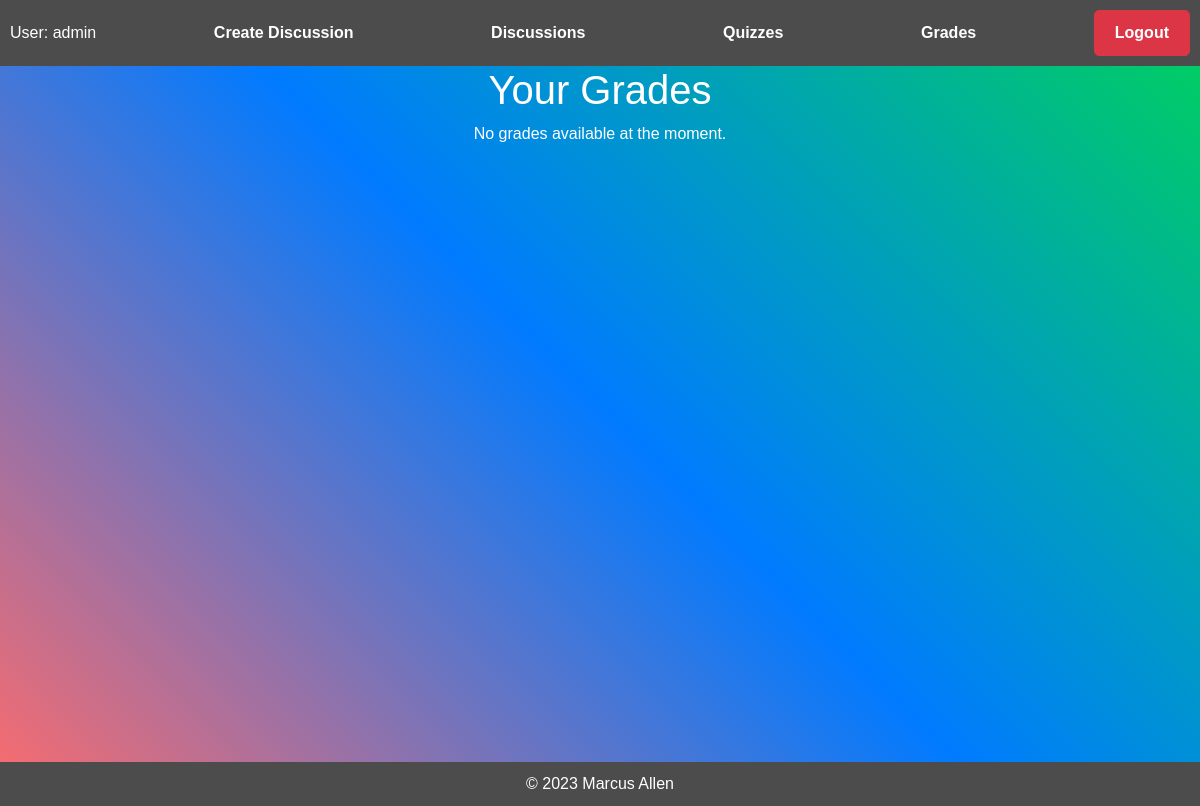
Page /students/grades/ (signed in) on the earlier database version.
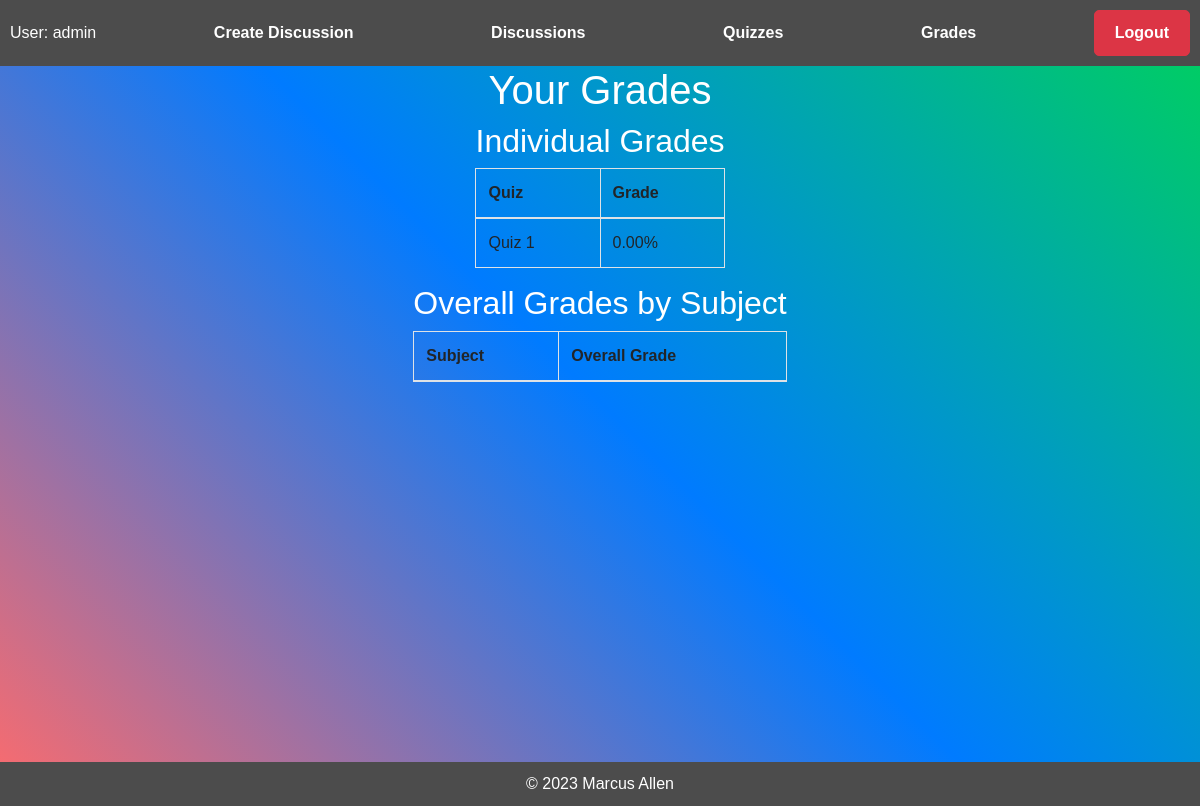
Same page on the later database version.
### teachers/models.py (models this page shows, shortened)
class Grade(models.Model):
    student = models.ForeignKey(User, on_delete=models.CASCADE)
    quiz = models.ForeignKey(Quiz, on_delete=models.CASCADE)
    grade = models.DecimalField(max_digits=5, decimal_places=2, null=True)  # Nullable grade
    submission_attempts = models.PositiveIntegerField(default=0)  # Submission attempts

class Quiz(models.Model):
    title = models.CharField(max_length=255)
    author = models.ForeignKey(User, on_delete=models.CASCADE)
    subject = models.CharField(max_length=255, default="Math")
    question_responses = models.JSONField(default=dict)

### students/views.py (the view)
# urls.py: path('grades/', views.grades, name='grades'),
def grades(request):
    student = request.user
    student_grades = Grade.objects.filter(student=student)
    subjects = student_grades.values_list('quiz__subject', flat=True).distinct()
    grades_by_subject = []
    for subject in subjects:
        quizzes = Quiz.objects.filter(subject=subject)
        subject_grades = student_grades.filter(quiz__subject=subject)
        total_score = subject_grades.aggregate(Avg('grade'))['grade__avg']
        grades_by_subject.append({
            'subject': subject,
            'quizzes': quizzes,
            'average_score': total_score,
        })
    context = {
        'student_grades': student_grades,
        'grades_by_subject': grades_by_subject,
    }
    return render(request, "students/grades.html", context)

### students/templates/students/grades.html (shortened to what this page needs)
{% extends "students/index.html" %}
{% block content %}
<div class="container">
    <h1>Your Grades</h1>
    {% if student_grades %}
        <div class="row">
            <div class="col-md-12">
                <h2>Individual Grades</h2>
                <table class="table table-bordered">
                    <thead>
                        <tr>
                            <th>Quiz</th>
                            <th>Grade</th>
                        </tr>
                    </thead>
                    <tbody>
                        {% for grade in student_grades %}
                            <tr>
                                <td>{{ grade.quiz.title }}</td>
                                <td>{{ grade.grade }}%</td>
                            </tr>
                        {% endfor %}
                    </tbody>
                </table>
            </div>
        </div>
        <div class="row">
            <div class="col-md-12">
                <h2>Overall Grades by Subject</h2>
                <table class="table table-bordered">
                    <thead>
                        <tr>
                            <th>Subject</th>
                            <th>Overall Grade</th>
                        </tr>
                    </thead>
                </table>
            </div>
        </div>
    {% else %}
        <p>No grades available at the moment.</p>
    {% endif %}
</div>
{% endblock %}

### students/templates/students/index.html (shortened to what this page needs)
<!DOCTYPE html>
<html lang="en">
<head>
    {% load static %}
    <link rel="stylesheet" href="{% static 'bootstrap_css.css' %}">
</head>
<body>
    <div class="navbar">
        <div>
            User: {{ request.user }}
        </div>
        <div>
            <a href="{% url 'students:create_discussion' %}" class="cool-link">Create Discussion</a>
        </div>
        <div>
            <a href="{% url 'students:discussions' %}" class="cool-link">Discussions</a>
        </div>
        <div>
            <a href="{% url 'students:quizzes' %}" class="cool-link">Quizzes</a>
        </div>
        <div>
            <a href="{% url 'students:grades' %}" class="cool-link">Grades</a>
        </div>
        <div>
            <a href="{% url 'users:logout_page' %}" class="cool-link btn btn-danger">Logout</a>
        </div>
    </div>
    <div class="container">
        {% block content %}{% endblock %}
    </div>
    <div class="footer">
        &copy; 2023 Marcus Allen
    </div>
</body>
</html>

### students/templates/students/index.html (style rules this page uses)
body { background: linear-gradient(45deg, #ff6b6b, #007BFF, #00d25b); color: #fff; margin: 0; padding: 0; font-family: Arial, sans-serif; }
.navbar { background-color: #4c4c4c; color: #fff; padding: 10px; display: flex; justify-content: space-between; align-items: center; }
.container { display: flex; flex-direction: column; align-items: center; min-height: calc(100vh - 60px); }
.footer { background-color: #4c4c4c; color: #fff; padding: 10px; text-align: center; width: 100%; position: absolute; bottom: 0; }
.cool-link { text-decoration: none; padding: 10px 20px; color: #fff; border-radius: 5px; transition: background-color 0.3s; font-weight: bold; }

Differences in the rows shown:
added Grade: quiz "Quiz 1", grade "0.00"
Other differences:
text no longer shown: "No grades available at the moment."
text now shown: "Individual Grades Quiz Grade Overall Grades by Subject Subject Overall Grade"
